Frame 1 (no input): blank canvas, image omitted
Frame 60 (no input): blank canvas, image omitted
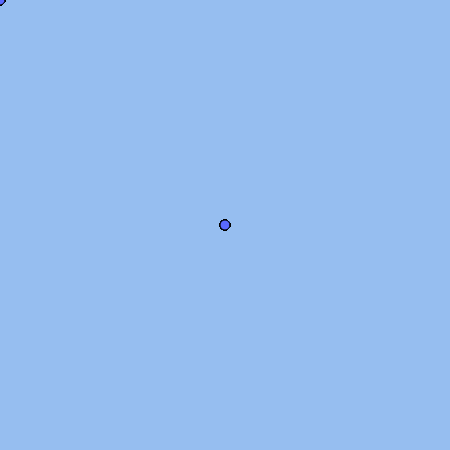
Frame 120 (the mouse pressed at the canvas centre since frame 60)

The p5.js sketch whose frames 1 and 60 were blank and that drew this single picture after the mouse press (run headless with seeded random() and noise() and a simulated clock; from frame 60 on, the mouse is pressed at the canvas centre):

// p5.js sketch
// ── sketch.js

function setup() {
  createCanvas(450, 450);

background(150,190,240);
  fill(120,400,200)
}

function draw() {

  circle(mouseX,mouseY,10)
  fill(90,105,290)


}
